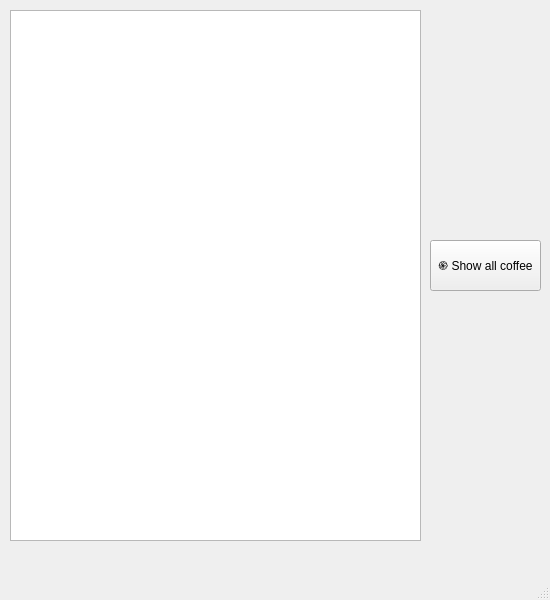
<?xml version="1.0" encoding="UTF-8"?>
<ui version="4.0">
 <class>MainWindow</class>
 <widget class="QMainWindow" name="MainWindow">
  <property name="geometry">
   <rect>
    <x>0</x>
    <y>0</y>
    <width>550</width>
    <height>600</height>
   </rect>
  </property>
  <property name="windowTitle">
   <string>Players Stat</string>
  </property>
  <widget class="QWidget" name="centralwidget">
   <widget class="QTableWidget" name="tableWidget">
    <property name="geometry">
     <rect>
      <x>10</x>
      <y>10</y>
      <width>411</width>
      <height>531</height>
     </rect>
    </property>
   </widget>
   <widget class="QPushButton" name="showAll_b">
    <property name="geometry">
     <rect>
      <x>430</x>
      <y>240</y>
      <width>111</width>
      <height>51</height>
     </rect>
    </property>
    <property name="text">
     <string>֍ Show all coffee</string>
    </property>
   </widget>
  </widget>
  <widget class="QMenuBar" name="menubar">
   <property name="geometry">
    <rect>
     <x>0</x>
     <y>0</y>
     <width>550</width>
     <height>21</height>
    </rect>
   </property>
  </widget>
  <widget class="QStatusBar" name="statusbar"/>
 </widget>
 <resources/>
 <connections/>
</ui>
